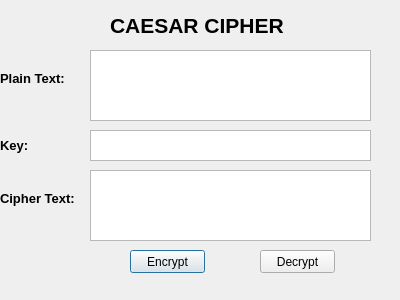
<?xml version="1.0" encoding="UTF-8"?>
<ui version="4.0">
 <class>Dialog</class>
 <widget class="QDialog" name="Dialog">
  <property name="geometry">
   <rect>
    <x>0</x>
    <y>0</y>
    <width>400</width>
    <height>300</height>
   </rect>
  </property>
  <property name="windowTitle">
   <string>Dialog</string>
  </property>
  <widget class="QLabel" name="label">
   <property name="geometry">
    <rect>
     <x>110</x>
     <y>10</y>
     <width>181</width>
     <height>31</height>
    </rect>
   </property>
   <property name="font">
    <font>
     <pointsize>16</pointsize>
     <weight>75</weight>
     <bold>true</bold>
    </font>
   </property>
   <property name="text">
    <string>CAESAR CIPHER</string>
   </property>
  </widget>
  <widget class="QLabel" name="label_2">
   <property name="geometry">
    <rect>
     <x>0</x>
     <y>70</y>
     <width>71</width>
     <height>16</height>
    </rect>
   </property>
   <property name="font">
    <font>
     <pointsize>10</pointsize>
     <weight>75</weight>
     <bold>true</bold>
    </font>
   </property>
   <property name="text">
    <string>Plain Text:</string>
   </property>
  </widget>
  <widget class="QLabel" name="label_3">
   <property name="geometry">
    <rect>
     <x>0</x>
     <y>130</y>
     <width>51</width>
     <height>31</height>
    </rect>
   </property>
   <property name="font">
    <font>
     <pointsize>10</pointsize>
     <weight>75</weight>
     <bold>true</bold>
    </font>
   </property>
   <property name="text">
    <string>Key:</string>
   </property>
  </widget>
  <widget class="QPushButton" name="btn_encrypt">
   <property name="geometry">
    <rect>
     <x>130</x>
     <y>250</y>
     <width>75</width>
     <height>23</height>
    </rect>
   </property>
   <property name="text">
    <string>Encrypt</string>
   </property>
  </widget>
  <widget class="QPushButton" name="btn_decrypt">
   <property name="geometry">
    <rect>
     <x>260</x>
     <y>250</y>
     <width>75</width>
     <height>23</height>
    </rect>
   </property>
   <property name="text">
    <string>Decrypt</string>
   </property>
  </widget>
  <widget class="QLabel" name="label_4">
   <property name="geometry">
    <rect>
     <x>0</x>
     <y>190</y>
     <width>81</width>
     <height>16</height>
    </rect>
   </property>
   <property name="font">
    <font>
     <pointsize>10</pointsize>
     <weight>75</weight>
     <bold>true</bold>
    </font>
   </property>
   <property name="text">
    <string>Cipher Text:</string>
   </property>
  </widget>
  <widget class="QPlainTextEdit" name="plainTextEdit">
   <property name="geometry">
    <rect>
     <x>90</x>
     <y>50</y>
     <width>281</width>
     <height>71</height>
    </rect>
   </property>
  </widget>
  <widget class="QPlainTextEdit" name="plainTextEdit_2">
   <property name="geometry">
    <rect>
     <x>90</x>
     <y>130</y>
     <width>281</width>
     <height>31</height>
    </rect>
   </property>
  </widget>
  <widget class="QPlainTextEdit" name="plainTextEdit_3">
   <property name="geometry">
    <rect>
     <x>90</x>
     <y>170</y>
     <width>281</width>
     <height>71</height>
    </rect>
   </property>
  </widget>
 </widget>
 <resources/>
 <connections/>
</ui>
